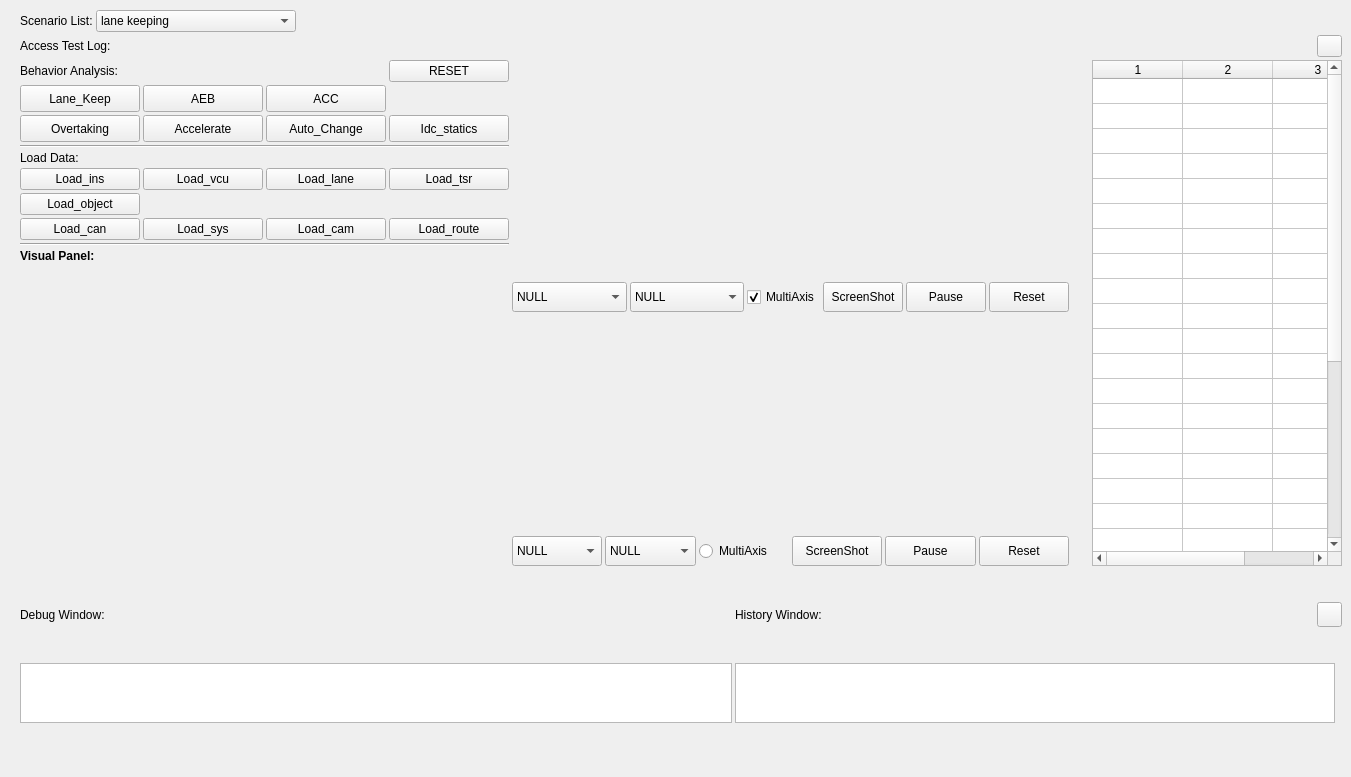
      <widget class="QWidget" name="tab">
       <attribute name="title">
        <string>Analysis</string>
       </attribute>
       <widget class="QWidget" name="verticalLayoutWidget">
        <property name="geometry">
         <rect>
          <x>20</x>
          <y>10</y>
          <width>1322</width>
          <height>758</height>
         </rect>
        </property>
        <layout class="QVBoxLayout" name="verticalLayout">
         <property name="spacing">
          <number>3</number>
         </property>
         <item>
          <layout class="QHBoxLayout" name="horizontalLayout_7">
           <item>
            <widget class="QLabel" name="label_9">
             <property name="maximumSize">
              <size>
               <width>100</width>
               <height>16777215</height>
              </size>
             </property>
             <property name="text">
              <string>Scenario List:</string>
             </property>
            </widget>
           </item>
           <item>
            <widget class="QComboBox" name="comboBox">
             <property name="minimumSize">
              <size>
               <width>200</width>
               <height>0</height>
              </size>
             </property>
             <item>
              <property name="text">
               <string>lane keeping</string>
              </property>
             </item>
             <item>
              <property name="text">
               <string>lane changing</string>
              </property>
             </item>
            </widget>
           </item>
           <item>
            <spacer name="horizontalSpacer">
             <property name="orientation">
              <enum>Qt::Horizontal</enum>
             </property>
             <property name="sizeHint" stdset="0">
              <size>
               <width>40</width>
               <height>20</height>
              </size>
             </property>
            </spacer>
           </item>
          </layout>
         </item>
         <item>
          <layout class="QHBoxLayout" name="horizontalLayout_8">
           <item>
            <widget class="QLabel" name="label_15">
             <property name="maximumSize">
              <size>
               <width>120</width>
               <height>16777215</height>
              </size>
             </property>
             <property name="text">
              <string>Access Test Log: </string>
             </property>
            </widget>
           </item>
           <item>
            <spacer name="horizontalSpacer_4">
             <property name="orientation">
              <enum>Qt::Horizontal</enum>
             </property>
             <property name="sizeHint" stdset="0">
              <size>
               <width>40</width>
               <height>20</height>
              </size>
             </property>
            </spacer>
           </item>
           <item>
            <widget class="QPushButton" name="visible_tablewidget">
             <property name="maximumSize">
              <size>
               <width>25</width>
               <height>25</height>
              </size>
             </property>
             <property name="text">
              <string/>
             </property>
             <property name="icon">
              <iconset resource="sys_chart_icons.qrc">
               <normaloff>:/new/prefix1/icons/to_left.png</normaloff>:/new/prefix1/icons/to_left.png</iconset>
             </property>
             <property name="iconSize">
              <size>
               <width>23</width>
               <height>24</height>
              </size>
             </property>
             <property name="checkable">
              <bool>true</bool>
             </property>
            </widget>
           </item>
          </layout>
         </item>
         <item>
          <layout class="QHBoxLayout" name="horizontalLayout_6">
           <item>
            <layout class="QGridLayout" name="gridLayout_4">
             <item row="15" column="0" colspan="4">
              <widget class="Line" name="line_2">
               <property name="orientation">
                <enum>Qt::Horizontal</enum>
               </property>
              </widget>
             </item>
             <item row="0" column="3">
              <widget class="QPushButton" name="pushButton_resetall">
               <property name="text">
                <string>RESET</string>
               </property>
              </widget>
             </item>
             <item row="14" column="3">
              <widget class="QPushButton" name="pushButton_analyzeroute">
               <property name="text">
                <string>Load_route</string>
               </property>
               <property name="checkable">
                <bool>true</bool>
               </property>
              </widget>
             </item>
             <item row="0" column="0" colspan="3">
              <widget class="QLabel" name="label_13">
               <property name="maximumSize">
                <size>
                 <width>16777215</width>
                 <height>50</height>
                </size>
               </property>
               <property name="text">
                <string>Behavior Analysis:</string>
               </property>
              </widget>
             </item>
             <item row="11" column="0">
              <widget class="QPushButton" name="pushButton_loadgpsins">
               <property name="sizePolicy">
                <sizepolicy hsizetype="Fixed" vsizetype="Fixed">
                 <horstretch>0</horstretch>
                 <verstretch>0</verstretch>
                </sizepolicy>
               </property>
               <property name="maximumSize">
                <size>
                 <width>120</width>
                 <height>50</height>
                </size>
               </property>
               <property name="text">
                <string>Load_ins</string>
               </property>
               <property name="checkable">
                <bool>true</bool>
               </property>
              </widget>
             </item>
             <item row="9" column="0" colspan="3">
              <widget class="QLabel" name="label_10">
               <property name="maximumSize">
                <size>
                 <width>16777215</width>
                 <height>50</height>
                </size>
               </property>
               <property name="text">
                <string>Load Data:</string>
               </property>
              </widget>
             </item>
             <item row="3" column="0">
              <widget class="QPushButton" name="pushButton_analyzelanekeep">
               <property name="minimumSize">
                <size>
                 <width>120</width>
                 <height>27</height>
                </size>
               </property>
               <property name="maximumSize">
                <size>
                 <width>120</width>
                 <height>27</height>
                </size>
               </property>
               <property name="text">
                <string>Lane_Keep</string>
               </property>
               <property name="checkable">
                <bool>true</bool>
               </property>
              </widget>
             </item>
             <item row="4" column="0">
              <widget class="QPushButton" name="pushButton_analyzeovertaking">
               <property name="minimumSize">
                <size>
                 <width>120</width>
                 <height>27</height>
                </size>
               </property>
               <property name="maximumSize">
                <size>
                 <width>120</width>
                 <height>27</height>
                </size>
               </property>
               <property name="text">
                <string>Overtaking</string>
               </property>
               <property name="checkable">
                <bool>true</bool>
               </property>
              </widget>
             </item>
             <item row="4" column="2">
              <widget class="QPushButton" name="pushButton_analyzeautochange">
               <property name="minimumSize">
                <size>
                 <width>120</width>
                 <height>27</height>
                </size>
               </property>
               <property name="maximumSize">
                <size>
                 <width>120</width>
                 <height>27</height>
                </size>
               </property>
               <property name="text">
                <string>Auto_Change</string>
               </property>
               <property name="checkable">
                <bool>true</bool>
               </property>
              </widget>
             </item>
             <item row="11" column="2">
              <widget class="QPushButton" name="pushButton_loadlane">
               <property name="sizePolicy">
                <sizepolicy hsizetype="Fixed" vsizetype="Fixed">
                 <horstretch>0</horstretch>
                 <verstretch>0</verstretch>
                </sizepolicy>
               </property>
               <property name="maximumSize">
                <size>
                 <width>120</width>
                 <height>50</height>
                </size>
               </property>
               <property name="text">
                <string>Load_lane</string>
               </property>
               <property name="checkable">
                <bool>true</bool>
               </property>
              </widget>
             </item>
             <item row="3" column="2">
              <widget class="QPushButton" name="pushButton_analyzeACC">
               <property name="minimumSize">
                <size>
                 <width>120</width>
                 <height>27</height>
                </size>
               </property>
               <property name="maximumSize">
                <size>
                 <width>120</width>
                 <height>27</height>
                </size>
               </property>
               <property name="text">
                <string>ACC</string>
               </property>
               <property name="checkable">
                <bool>true</bool>
               </property>
              </widget>
             </item>
             <item row="14" column="2">
              <widget class="QPushButton" name="pushButton_loadcam">
               <property name="sizePolicy">
                <sizepolicy hsizetype="Fixed" vsizetype="Fixed">
                 <horstretch>0</horstretch>
                 <verstretch>0</verstretch>
                </sizepolicy>
               </property>
               <property name="maximumSize">
                <size>
                 <width>120</width>
                 <height>50</height>
                </size>
               </property>
               <property name="text">
                <string>Load_cam</string>
               </property>
               <property name="checkable">
                <bool>true</bool>
               </property>
              </widget>
             </item>
             <item row="11" column="1">
              <widget class="QPushButton" name="pushButton_loadvcu">
               <property name="sizePolicy">
                <sizepolicy hsizetype="Fixed" vsizetype="Fixed">
                 <horstretch>0</horstretch>
                 <verstretch>0</verstretch>
                </sizepolicy>
               </property>
               <property name="maximumSize">
                <size>
                 <width>120</width>
                 <height>50</height>
                </size>
               </property>
               <property name="text">
                <string>Load_vcu</string>
               </property>
               <property name="checkable">
                <bool>true</bool>
               </property>
              </widget>
             </item>
             <item row="4" column="1">
              <widget class="QPushButton" name="pushButton_analyzeacceleration">
               <property name="minimumSize">
                <size>
                 <width>120</width>
                 <height>27</height>
                </size>
               </property>
               <property name="maximumSize">
                <size>
                 <width>120</width>
                 <height>27</height>
                </size>
               </property>
               <property name="text">
                <string>Accelerate</string>
               </property>
               <property name="checkable">
                <bool>true</bool>
               </property>
              </widget>
             </item>
             <item row="3" column="1">
              <widget class="QPushButton" name="pushButton_analyzeAEB">
               <property name="minimumSize">
                <size>
                 <width>120</width>
                 <height>27</height>
                </size>
               </property>
               <property name="maximumSize">
                <size>
                 <width>120</width>
                 <height>27</height>
                </size>
               </property>
               <property name="text">
                <string>AEB</string>
               </property>
               <property name="checkable">
                <bool>true</bool>
               </property>
              </widget>
             </item>
             <item row="11" column="3">
              <widget class="QPushButton" name="pushButton_loadtsr">
               <property name="sizePolicy">
                <sizepolicy hsizetype="Fixed" vsizetype="Fixed">
                 <horstretch>0</horstretch>
                 <verstretch>0</verstretch>
                </sizepolicy>
               </property>
               <property name="maximumSize">
                <size>
                 <width>120</width>
                 <height>50</height>
                </size>
               </property>
               <property name="text">
                <string>Load_tsr</string>
               </property>
               <property name="checkable">
                <bool>true</bool>
               </property>
              </widget>
             </item>
             <item row="4" column="3">
              <widget class="QPushButton" name="pushButton_idc_statics">
               <property name="sizePolicy">
                <sizepolicy hsizetype="Fixed" vsizetype="Fixed">
                 <horstretch>0</horstretch>
                 <verstretch>0</verstretch>
                </sizepolicy>
               </property>
               <property name="minimumSize">
                <size>
                 <width>120</width>
                 <height>27</height>
                </size>
               </property>
               <property name="maximumSize">
                <size>
                 <width>120</width>
                 <height>27</height>
                </size>
               </property>
               <property name="text">
                <string>Idc_statics</string>
               </property>
               <property name="checkable">
                <bool>true</bool>
               </property>
              </widget>
             </item>
             <item row="14" column="1">
              <widget class="QPushButton" name="pushButton_loadsys">
               <property name="sizePolicy">
                <sizepolicy hsizetype="Fixed" vsizetype="Fixed">
                 <horstretch>0</horstretch>
                 <verstretch>0</verstretch>
                </sizepolicy>
               </property>
               <property name="maximumSize">
                <size>
                 <width>120</width>
                 <height>50</height>
                </size>
               </property>
               <property name="text">
                <string>Load_sys</string>
               </property>
               <property name="checkable">
                <bool>true</bool>
               </property>
              </widget>
             </item>
             <item row="14" column="0">
              <widget class="QPushButton" name="pushButton_loadcan">
               <property name="sizePolicy">
                <sizepolicy hsizetype="Fixed" vsizetype="Fixed">
                 <horstretch>0</horstretch>
                 <verstretch>0</verstretch>
                </sizepolicy>
               </property>
               <property name="maximumSize">
                <size>
                 <width>120</width>
                 <height>50</height>
                </size>
               </property>
               <property name="text">
                <string>Load_can</string>
               </property>
               <property name="checkable">
                <bool>true</bool>
               </property>
              </widget>
             </item>
             <item row="12" column="0">
              <widget class="QPushButton" name="pushButton_loadobject">
               <property name="sizePolicy">
                <sizepolicy hsizetype="Fixed" vsizetype="Fixed">
                 <horstretch>0</horstretch>
                 <verstretch>0</verstretch>
                </sizepolicy>
               </property>
               <property name="maximumSize">
                <size>
                 <width>120</width>
                 <height>50</height>
                </size>
               </property>
               <property name="text">
                <string>Load_object</string>
               </property>
               <property name="checkable">
                <bool>true</bool>
               </property>
              </widget>
             </item>
             <item row="8" column="0" colspan="4">
              <widget class="Line" name="line">
               <property name="orientation">
                <enum>Qt::Horizontal</enum>
               </property>
              </widget>
             </item>
             <item row="17" column="0" colspan="4">
              <widget class="CQGLViewer" name="openGLwidget" native="true">
               <property name="minimumSize">
                <size>
                 <width>480</width>
                 <height>300</height>
                </size>
               </property>
               <property name="maximumSize">
                <size>
                 <width>480</width>
                 <height>500</height>
                </size>
               </property>
              </widget>
             </item>
             <item row="16" column="0" colspan="4">
              <widget class="QLabel" name="label_14">
               <property name="maximumSize">
                <size>
                 <width>16777215</width>
                 <height>50</height>
                </size>
               </property>
               <property name="font">
                <font>
                 <weight>75</weight>
                 <bold>true</bold>
                </font>
               </property>
               <property name="text">
                <string>Visual Panel:</string>
               </property>
              </widget>
             </item>
            </layout>
           </item>
           <item>
            <layout class="QVBoxLayout" name="verticalLayout_4">
             <item>
              <widget class="QPlot" name="widgetTop" native="true">
               <property name="sizePolicy">
                <sizepolicy hsizetype="Preferred" vsizetype="Preferred">
                 <horstretch>0</horstretch>
                 <verstretch>0</verstretch>
                </sizepolicy>
               </property>
               <property name="minimumSize">
                <size>
                 <width>0</width>
                 <height>0</height>
                </size>
               </property>
               <property name="maximumSize">
                <size>
                 <width>16777215</width>
                 <height>260</height>
                </size>
               </property>
              </widget>
             </item>
             <item>
              <layout class="QHBoxLayout" name="horizontalLayout_2">
               <item>
                <widget class="QComboBox" name="comboBox_chart1_x">
                 <property name="sizePolicy">
                  <sizepolicy hsizetype="Expanding" vsizetype="Fixed">
                   <horstretch>0</horstretch>
                   <verstretch>0</verstretch>
                  </sizepolicy>
                 </property>
                 <property name="maximumSize">
                  <size>
                   <width>16777215</width>
                   <height>30</height>
                  </size>
                 </property>
                 <item>
                  <property name="text">
                   <string>NULL</string>
                  </property>
                 </item>
                </widget>
               </item>
               <item>
                <widget class="QComboBox" name="comboBox_chart1_y">
                 <property name="sizePolicy">
                  <sizepolicy hsizetype="Expanding" vsizetype="Fixed">
                   <horstretch>0</horstretch>
                   <verstretch>0</verstretch>
                  </sizepolicy>
                 </property>
                 <property name="maximumSize">
                  <size>
                   <width>16777215</width>
                   <height>30</height>
                  </size>
                 </property>
                 <item>
                  <property name="text">
                   <string>NULL</string>
                  </property>
                 </item>
                </widget>
               </item>
               <item>
                <widget class="QCheckBox" name="chart1_MultiAxis">
                 <property name="text">
                  <string>MultiAxis</string>
                 </property>
                 <property name="checked">
                  <bool>true</bool>
                 </property>
                </widget>
               </item>
               <item>
                <widget class="QPushButton" name="pushButton_screenshot1">
                 <property name="sizePolicy">
                  <sizepolicy hsizetype="Fixed" vsizetype="Fixed">
                   <horstretch>0</horstretch>
                   <verstretch>0</verstretch>
                  </sizepolicy>
                 </property>
                 <property name="minimumSize">
                  <size>
                   <width>0</width>
                   <height>30</height>
                  </size>
                 </property>
                 <property name="maximumSize">
                  <size>
                   <width>100</width>
                   <height>30</height>
                  </size>
                 </property>
                 <property name="text">
                  <string>ScreenShot</string>
                 </property>
                 <property name="checkable">
                  <bool>false</bool>
                 </property>
                </widget>
               </item>
               <item>
                <widget class="QPushButton" name="pushButton_pause1">
                 <property name="sizePolicy">
                  <sizepolicy hsizetype="Fixed" vsizetype="Fixed">
                   <horstretch>0</horstretch>
                   <verstretch>0</verstretch>
                  </sizepolicy>
                 </property>
                 <property name="minimumSize">
                  <size>
                   <width>0</width>
                   <height>30</height>
                  </size>
                 </property>
                 <property name="maximumSize">
                  <size>
                   <width>100</width>
                   <height>30</height>
                  </size>
                 </property>
                 <property name="text">
                  <string>Pause</string>
                 </property>
                 <property name="checkable">
                  <bool>true</bool>
                 </property>
                </widget>
               </item>
               <item>
                <widget class="QPushButton" name="pushButton_resetchart1">
                 <property name="sizePolicy">
                  <sizepolicy hsizetype="Fixed" vsizetype="Fixed">
                   <horstretch>0</horstretch>
                   <verstretch>0</verstretch>
                  </sizepolicy>
                 </property>
                 <property name="minimumSize">
                  <size>
                   <width>0</width>
                   <height>30</height>
                  </size>
                 </property>
                 <property name="maximumSize">
                  <size>
                   <width>100</width>
                   <height>30</height>
                  </size>
                 </property>
                 <property name="text">
                  <string>Reset</string>
                 </property>
                 <property name="checkable">
                  <bool>false</bool>
                 </property>
                </widget>
               </item>
              </layout>
             </item>
             <item>
              <widget class="QPlot" name="widgetBottom" native="true">
               <property name="minimumSize">
                <size>
                 <width>0</width>
                 <height>0</height>
                </size>
               </property>
               <property name="maximumSize">
                <size>
                 <width>16777215</width>
                 <height>260</height>
                </size>
               </property>
              </widget>
             </item>
             <item>
              <layout class="QHBoxLayout" name="horizontalLayout_3">
               <item>
                <widget class="QComboBox" name="comboBox_chart2_x">
                 <property name="maximumSize">
                  <size>
                   <width>16777215</width>
                   <height>30</height>
                  </size>
                 </property>
                 <item>
                  <property name="text">
                   <string>NULL</string>
                  </property>
                 </item>
                </widget>
               </item>
               <item>
                <widget class="QComboBox" name="comboBox_chart2_y">
                 <property name="maximumSize">
                  <size>
                   <width>16777215</width>
                   <height>30</height>
                  </size>
                 </property>
                 <item>
                  <property name="text">
                   <string>NULL</string>
                  </property>
                 </item>
                </widget>
               </item>
               <item>
                <widget class="QRadioButton" name="chart2_MultiAxis">
                 <property name="text">
                  <string>MultiAxis</string>
                 </property>
                </widget>
               </item>
               <item>
                <widget class="QPushButton" name="pushButton_screenshot2">
                 <property name="sizePolicy">
                  <sizepolicy hsizetype="Fixed" vsizetype="Fixed">
                   <horstretch>0</horstretch>
                   <verstretch>0</verstretch>
                  </sizepolicy>
                 </property>
                 <property name="maximumSize">
                  <size>
                   <width>100</width>
                   <height>30</height>
                  </size>
                 </property>
                 <property name="text">
                  <string>ScreenShot</string>
                 </property>
                </widget>
               </item>
               <item>
                <widget class="QPushButton" name="pushButton_pause2">
                 <property name="sizePolicy">
                  <sizepolicy hsizetype="Fixed" vsizetype="Fixed">
                   <horstretch>0</horstretch>
                   <verstretch>0</verstretch>
                  </sizepolicy>
                 </property>
                 <property name="maximumSize">
                  <size>
                   <width>100</width>
                   <height>30</height>
                  </size>
                 </property>
                 <property name="text">
                  <string>Pause</string>
                 </property>
                 <property name="checkable">
                  <bool>true</bool>
                 </property>
                </widget>
               </item>
               <item>
                <widget class="QPushButton" name="pushButton_reset2">
                 <property name="sizePolicy">
                  <sizepolicy hsizetype="Fixed" vsizetype="Fixed">
                   <horstretch>0</horstretch>
                   <verstretch>0</verstretch>
                  </sizepolicy>
                 </property>
                 <property name="maximumSize">
                  <size>
                   <width>100</width>
                   <height>30</height>
                  </size>
                 </property>
                 <property name="text">
                  <string>Reset</string>
                 </property>
                </widget>
               </item>
              </layout>
             </item>
             <item>
              <layout class="QHBoxLayout" name="horizontalLayout_5">
               <property name="sizeConstraint">
                <enum>QLayout::SetDefaultConstraint</enum>
               </property>
              </layout>
             </item>
            </layout>
           </item>
           <item>
            <spacer name="verticalSpacer_4">
             <property name="orientation">
              <enum>Qt::Vertical</enum>
             </property>
             <property name="sizeHint" stdset="0">
              <size>
               <width>20</width>
               <height>40</height>
              </size>
             </property>
            </spacer>
           </item>
           <item>
            <layout class="QVBoxLayout" name="verticalLayout_2">
             <item>
              <widget class="QTableWidget" name="tableWidget">
               <property name="minimumSize">
                <size>
                 <width>220</width>
                 <height>200</height>
                </size>
               </property>
               <property name="maximumSize">
                <size>
                 <width>250</width>
                 <height>16777215</height>
                </size>
               </property>
               <property name="baseSize">
                <size>
                 <width>22</width>
                 <height>22</height>
                </size>
               </property>
               <property name="rowCount">
                <number>29</number>
               </property>
               <property name="columnCount">
                <number>3</number>
               </property>
               <attribute name="horizontalHeaderDefaultSectionSize">
                <number>90</number>
               </attribute>
               <attribute name="verticalHeaderVisible">
                <bool>false</bool>
               </attribute>
               <attribute name="verticalHeaderDefaultSectionSize">
                <number>25</number>
               </attribute>
               <row/>
               <row/>
               <row/>
               <row/>
               <row/>
               <row/>
               <row/>
               <row/>
               <row/>
               <row/>
               <row/>
               <row/>
               <row/>
               <row/>
               <row/>
               <row/>
               <row/>
               <row/>
               <row/>
               <row/>
               <row/>
               <row/>
               <row/>
               <row/>
               <row/>
               <row/>
               <row/>
               <row/>
               <row/>
               <column/>
               <column/>
               <column/>
              </widget>
             </item>
            </layout>
           </item>
          </layout>
         </item>
         <item>
          <layout class="QGridLayout" name="gridLayout_6">
           <item row="0" column="1">
            <widget class="QLabel" name="label">
             <property name="text">
              <string>History Window:</string>
             </property>
            </widget>
           </item>
           <item row="0" column="2">
            <widget class="QPushButton" name="visible_Debug_window">
             <property name="maximumSize">
              <size>
               <width>25</width>
               <height>25</height>
              </size>
             </property>
             <property name="text">
              <string/>
             </property>
             <property name="icon">
              <iconset resource="sys_chart_icons.qrc">
               <normaloff>:/new/prefix1/icons/to_down.png</normaloff>:/new/prefix1/icons/to_down.png</iconset>
             </property>
             <property name="iconSize">
              <size>
               <width>24</width>
               <height>24</height>
              </size>
             </property>
             <property name="checkable">
              <bool>true</bool>
             </property>
            </widget>
           </item>
           <item row="0" column="0">
            <widget class="QLabel" name="label_17">
             <property name="text">
              <string>Debug Window:</string>
             </property>
            </widget>
           </item>
           <item row="2" column="1" colspan="2">
            <widget class="QTextBrowser" name="textBrowser_history">
             <property name="minimumSize">
              <size>
               <width>600</width>
               <height>0</height>
              </size>
             </property>
             <property name="maximumSize">
              <size>
               <width>600</width>
               <height>60</height>
              </size>
             </property>
            </widget>
           </item>
           <item row="2" column="0">
            <widget class="QTextEdit" name="DebugOutput">
             <property name="sizePolicy">
              <sizepolicy hsizetype="Expanding" vsizetype="Preferred">
               <horstretch>0</horstretch>
               <verstretch>0</verstretch>
              </sizepolicy>
             </property>
             <property name="maximumSize">
              <size>
               <width>712</width>
               <height>60</height>
              </size>
             </property>
            </widget>
           </item>
           <item row="3" column="0" colspan="3">
            <spacer name="horizontalSpacer_3">
             <property name="orientation">
              <enum>Qt::Horizontal</enum>
             </property>
             <property name="sizeType">
              <enum>QSizePolicy::Minimum</enum>
             </property>
             <property name="sizeHint" stdset="0">
              <size>
               <width>40</width>
               <height>10</height>
              </size>
             </property>
            </spacer>
           </item>
          </layout>
         </item>
        </layout>
       </widget>
      </widget>
